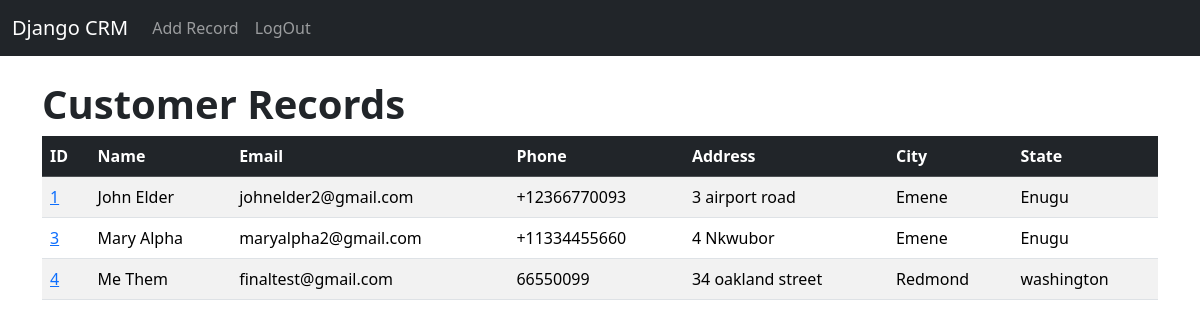
The app's page / (signed in) with its own data.
### website/models.py (models this page shows, shortened)
class Record(models.Model):
    created_at = models.DateTimeField(auto_now_add=True)
    updated_at = models.DateTimeField(auto_now=True)
    first_name = models.CharField(max_length=30)
    last_name = models.CharField(max_length=30)
    email = models.CharField(max_length=30)
    phone = models.CharField(max_length=12)
    state = models.CharField(max_length=50)
    city =  models.CharField(max_length=40)
    address = models.CharField(max_length=50)
    zipcode = models.CharField(max_length=15)

### website/views.py (the view)
# urls.py: 2. Add a URL to urlpatterns:  path('', views.home, name='home')
def home(request):
    records = Record.objects.all()
    if request.method == 'POST':
        username = request.POST['username']
        password = request.POST['password']
        user = authenticate(request, username= username, password= password)
        if user is not None:
            login(request, user=user)
            messages.success(request, "Login Successful!")
            return redirect('home')
        else:
            messages.success(request, "There is an error during LogIn")
            return redirect('home')
    else:
        return render(request, 'home.html', {'records': records })

### website/templates/home.html (shortened to what this page needs)
{% extends 'base.html' %}
{% block content%}
{% if user.is_authenticated %}
<h1> <strong> Customer Records </strong></h1>
<table class="table table-striped table-hover">
    <thead class="table-dark">
        <tr>
            <th scope="col">ID</th>
            <th scope="col">Name</th>
            <th scope="col">Email</th>
            <th scope="col">Phone</th>
            <th scope="col">Address</th>
            <th scope="col">City</th>
            <th scope="col">State</th>
        </tr>
    </thead>
    <tbody>
        {% if records %}
            {% for record in records %}
                <tr>
                    <td><a href="{% url 'record' record.id %}"> {{ record.id }} </a></td>
                    <td>{{ record.first_name}} {{ record.last_name }}</td>
                    <td>{{ record.email }}</td>
                    <td>{{ record.phone }}</td>
                    <td>{{ record.address }}</td>
                    <td>{{ record.city }}</td>
                    <td>{{ record.state }}</td>
                </tr>
            {% endfor %}
        {% endif %}
    </tbody>
</table>
{% endif %}
{% endblock %}

### records on screen
Record: id "1", first_name "John", last_name "Elder", email "johnelder2@gmail.com", phone "+12366770093", address "3 airport road", city "Emene", state "Enugu"
Record: id "3", first_name "Mary", last_name "Alpha", email "maryalpha2@gmail.com", phone "+11334455660", address "4 Nkwubor", city "Emene", state "Enugu"
Record: id "4", first_name "Me", last_name "Them", email "finaltest@gmail.com", phone "66550099", address "34 oakland street", city "Redmond", state "washington"
